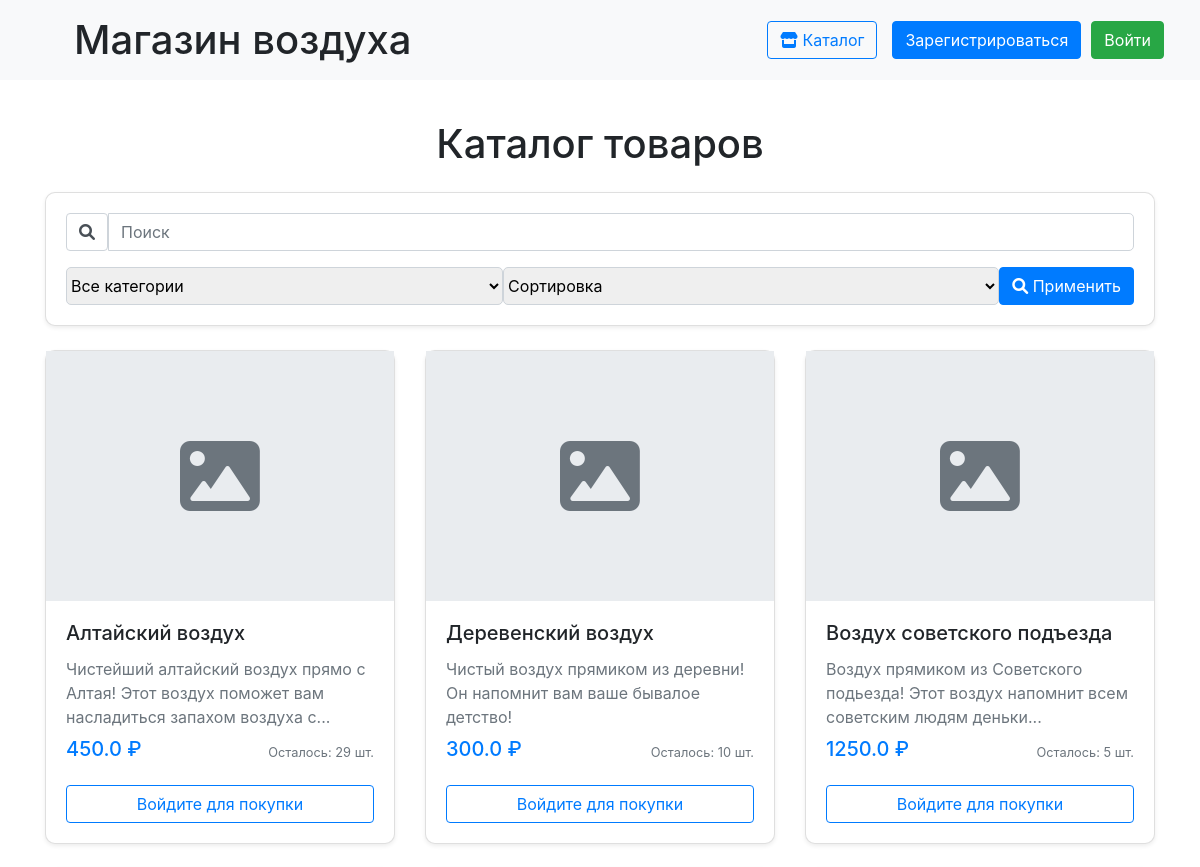
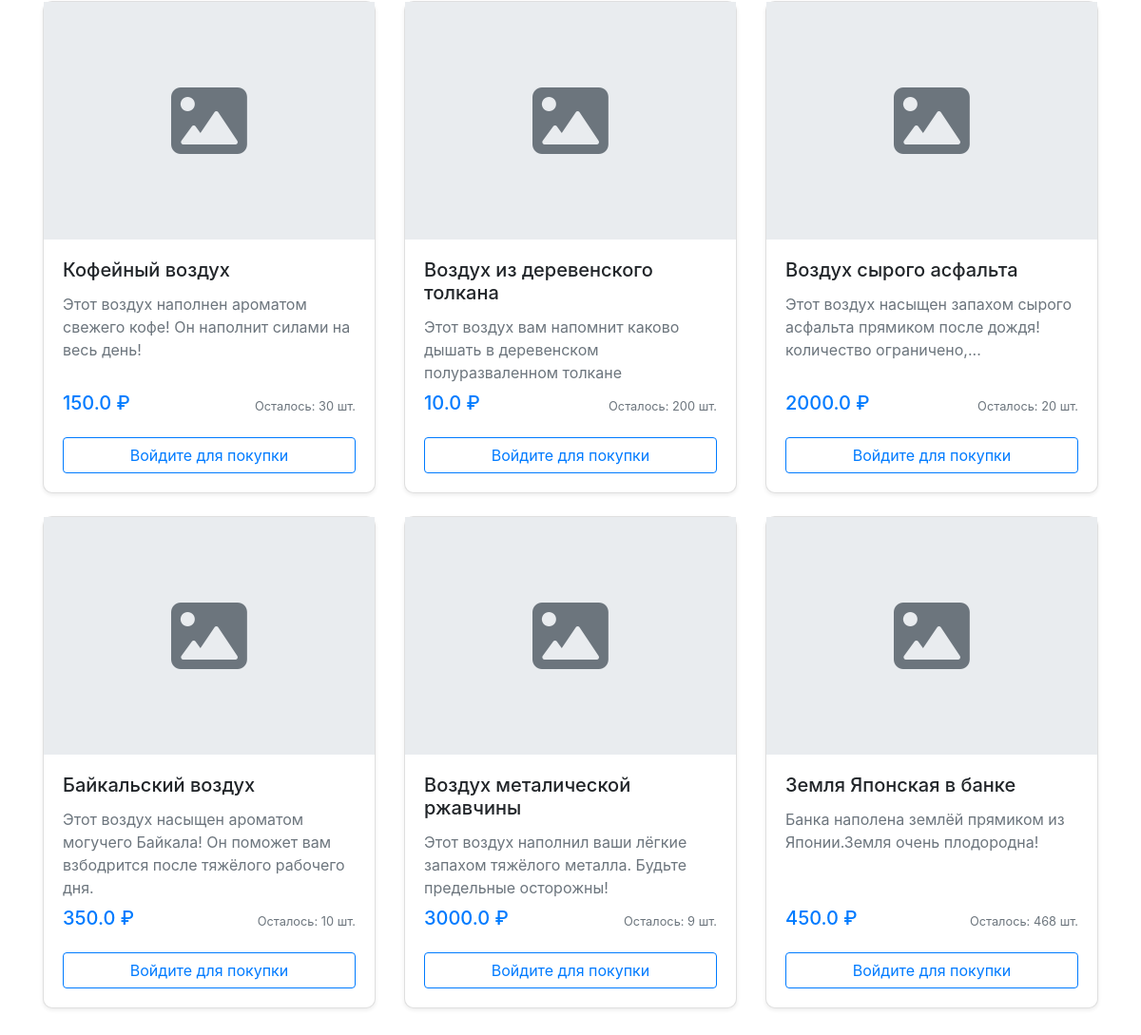
The page / on the database its author committed (2 pictures, top to bottom).
### data/products.py (models this page shows, shortened)
class Product(SqlAlchemyBase):
    __tablename__ = 'products'
    id = sa.Column(sa.Integer, primary_key=True, autoincrement=True)
    title = sa.Column(sa.String, nullable=False)
    description = sa.Column(sa.Text)
    price = sa.Column(sa.Float, nullable=False)
    quantity = sa.Column(sa.Integer, default=0)
    image_url = sa.Column(sa.String)
    category = sa.Column(sa.String)
    created_at = sa.Column(sa.DateTime, default=sa.func.now())
    is_available = sa.Column(sa.Boolean, default=True)

### main.py (the view)
@app.route('/')
def index():
    db_sess = db_session.create_session()
    search_query = request.args.get('q', '').strip()
    category_filter = request.args.get('category', 'all')
    sort_by = request.args.get('sort', 'none')
    query = db_sess.query(Product).filter(Product.is_available == True)
    db_sess.close()
    if search_query:
        query = query.filter(
            (Product.title.ilike(f'%{search_query}%')) |
            (Product.description.ilike(f'%{search_query}%'))
        )
    if category_filter != 'all':
        query = query.filter(Product.category == category_filter)
    if sort_by == 'price_asc':
        query = query.order_by(Product.price.asc())
    elif sort_by == 'price_desc':
        query = query.order_by(Product.price.desc())
    products = query.all()
    return render_template("index.html",
                           products=products,
                           search_query=search_query,
                           current_category=category_filter,
                           current_sort=sort_by)

### data/db_session.py (called while the page is built)
def create_session() -> Session:
    global __factory
    return __factory()

### templates/index.html (shortened to what this page needs)
{% extends "base.html" %}
{% block content %}
<div class="container py-4">
    <h1 class="text-center mb-4">Каталог товаров</h1>
    <div class="card mb-4 shadow-sm">
        <div class="card-body">
            <form method="get" action="{{ url_for('index') }}">
                <div class="mb-3">
                    <div class="input-group">
                        <span class="input-group-text bg-white">
                            <i class="fas fa-search"></i>
                        </span>
                        <input type="text" name="q" class="form-control" placeholder="Поиск"
                               value="{{ search_query if search_query }}">
                    </div>
                </div>
                <div class="d-flex align-items-stretch gap-2" style="height: 38px;">
                    <select name="category" class="form-select flex-grow-1 h-100">
                        <option value="all" {% if current_category == 'all' %}selected{% endif %}>Все категории</option>
                    </select>
                    <select name="sort" class="form-select flex-grow-1 h-100">
                        <option value="none" {% if current_sort == 'none' %}selected{% endif %}>Сортировка</option>
                    </select>
                    <button type="submit" class="btn btn-primary h-100">
                        <i class="fas fa-search"></i> Применить
                    </button>
                </div>
            </form>
        </div>
    </div>
    <div class="row">
        {% for product in products %}
        <div class="col-lg-4 col-md-6 mb-4">
            <div class="card h-100 shadow-sm">
                <div class="product-image-container">
                    {% if product.image_url %}
                    <img src="{{ url_for('static', filename=product.image_url) }}"
                         class="card-img-top img-fluid p-3"
                         alt="{{ product.title }}"
                         style="max-height: 250px; object-fit: contain;">
                    {% else %}
                    <div class="no-image-placeholder d-flex align-items-center justify-content-center">
                        <i class="fas fa-image fa-5x text-muted"></i>
                    </div>
                    {% endif %}
                </div>
                <div class="card-body d-flex flex-column">
                    <h5 class="card-title">{{ product.title }}</h5>
                    {% if product.description %}
                    <p class="card-text text-muted mb-2">{{ product.description|truncate(100) }}</p>
                    {% endif %}
                    <div class="mt-auto">
                        <div class="d-flex justify-content-between align-items-center mb-3">
                            <span class="h5 text-primary">{{ product.price }} ₽</span>
                            <small class="text-muted">Осталось: {{ product.quantity }} шт.</small>
                        </div>
                        {% if current_user.is_authenticated %}
                        <form action="{{ url_for('buy', product_id=product.id) }}" method="POST">
                            <div class="input-group">
                                <input type="number" name="quantity" value="1" min="1"
                                       max="{{ product.quantity }}" class="form-control">
                                <button class="btn btn-success" {% if product.quantity < 1 %}disabled{% endif %}>
                                    <i class="fas fa-shopping-cart"></i> Купить
                                </button>
                            </div>
                        </form>
                        {% else %}
                        <a href="{{ url_for('login') }}" class="btn btn-outline-primary btn-block">
                            Войдите для покупки
                        </a>
                        {% endif %}
                    </div>
                </div>
            </div>
        </div>
        {% endfor %}
    </div>
</div>
{% endblock %}

### templates/index.html (style rules this page uses)
.product-image-container { height: 250px; display: flex; align-items: center; justify-content: center; background-color: #f8f9fa; overflow: hidden; }
.no-image-placeholder { height: 100%; width: 100%; background-color: #e9ecef; }
.card { transition: transform 0.2s; border-radius: 10px; }
.form-select, .form-control { border-radius: 5px; border: 1px solid #ced4da; }
.input-group-text { padding: 0.5rem 0.75rem; }

### rows shown on the page
Product: title "Алтайский воздух", description "Чистейший алтайский воздух прямо с Алтая! Этот воздух поможет вам насладиться запахом воздуха с...", price "450.0", quantity "29"
Product: title "Деревенский воздух", description "Чистый воздух прямиком из деревни! Он напомнит вам ваше бывалое детство!", price "300.0", quantity "10"
Product: title "Воздух советского подъезда", description "Воздух прямиком из Советского подьезда! Этот воздух напомнит всем советским людям деньки...", price "1250.0", quantity "5"
Product: title "Кофейный воздух", description "Этот воздух наполнен ароматом свежего кофе! Он наполнит силами на весь день!", price "150.0", quantity "30"
Product: title "Воздух из деревенского толкана", description "Этот воздух вам напомнит каково дышать в деревенском полуразваленном толкане", price "10.0", quantity "200"
Product: title "Воздух сырого асфальта", description "Этот воздух насыщен запахом сырого асфальта прямиком после дождя! количество ограничено,...", price "2000.0", quantity "20"
Product: title "Байкальский воздух", description "Этот воздух насыщен ароматом могучего Байкала! Он поможет вам взбодрится после тяжёлого рабочего дня.", price "350.0", quantity "10"
Product: title "Воздух металической ржавчины", description "Этот воздух наполнил ваши лёгкие запахом тяжёлого металла. Будьте предельные осторожны!", price "3000.0", quantity "9"
Product: title "Земля Японская в банке", description "Банка наполена землёй прямиком из Японии.Земля очень плодородна!", price "450.0", quantity "468"
